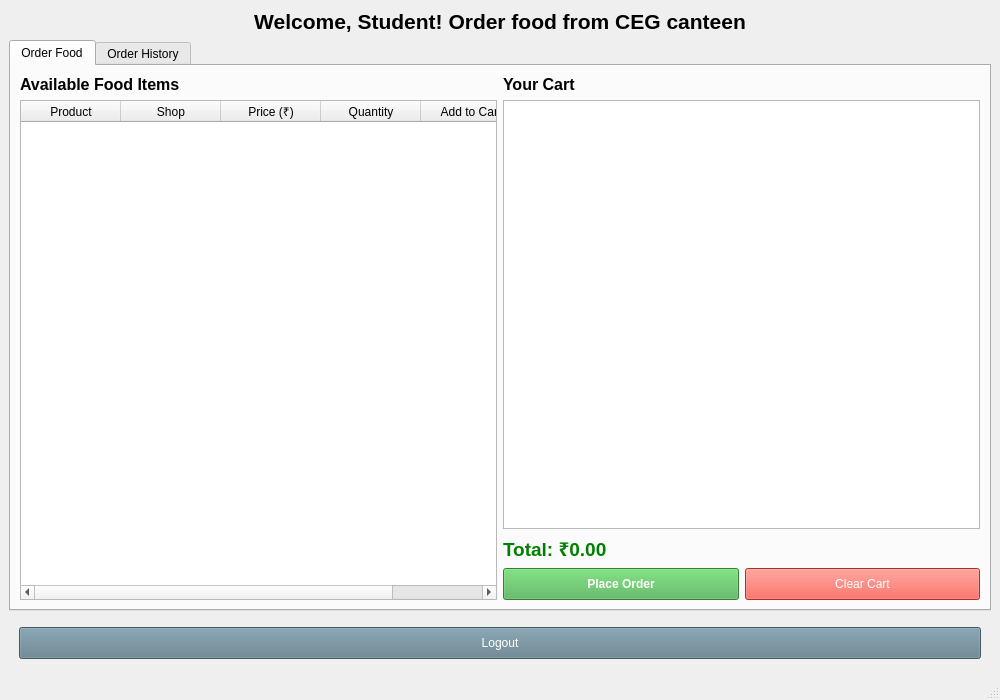
<?xml version="1.0" encoding="UTF-8"?>
<ui version="4.0">
 <class>studentwindow</class>
 <widget class="QMainWindow" name="studentwindow">
  <property name="geometry">
   <rect>
    <x>0</x>
    <y>0</y>
    <width>1000</width>
    <height>700</height>
   </rect>
  </property>
  <property name="windowTitle">
   <string>CEG SQUARE - Student Portal</string>
  </property>
  <widget class="QWidget" name="centralwidget">
   <layout class="QVBoxLayout" name="verticalLayout">
    <item>
     <widget class="QLabel" name="welcomeLabel">
      <property name="font">
       <font>
        <pointsize>16</pointsize>
        <bold>true</bold>
       </font>
      </property>
      <property name="text">
       <string>Welcome, Student! Order food from CEG canteen</string>
      </property>
      <property name="alignment">
       <set>Qt::AlignmentFlag::AlignCenter</set>
      </property>
     </widget>
    </item>
    <item>
     <widget class="QTabWidget" name="tabWidget">
      <property name="currentIndex">
       <number>0</number>
      </property>
      <widget class="QWidget" name="orderTab">
       <attribute name="title">
        <string>Order Food</string>
       </attribute>
       <layout class="QHBoxLayout" name="horizontalLayout">
        <item>
         <layout class="QVBoxLayout" name="verticalLayout_2">
          <item>
           <widget class="QLabel" name="productsLabel">
            <property name="font">
             <font>
              <pointsize>12</pointsize>
              <bold>true</bold>
             </font>
            </property>
            <property name="text">
             <string>Available Food Items</string>
            </property>
           </widget>
          </item>
          <item>
           <widget class="QTableWidget" name="productsTable">
            <property name="columnCount">
             <number>5</number>
            </property>
            <column>
             <property name="text">
              <string>Product</string>
             </property>
            </column>
            <column>
             <property name="text">
              <string>Shop</string>
             </property>
            </column>
            <column>
             <property name="text">
              <string>Price (₹)</string>
             </property>
            </column>
            <column>
             <property name="text">
              <string>Quantity</string>
             </property>
            </column>
            <column>
             <property name="text">
              <string>Add to Cart</string>
             </property>
            </column>
           </widget>
          </item>
         </layout>
        </item>
        <item>
         <layout class="QVBoxLayout" name="verticalLayout_3">
          <item>
           <widget class="QLabel" name="cartLabel">
            <property name="font">
             <font>
              <pointsize>12</pointsize>
              <bold>true</bold>
             </font>
            </property>
            <property name="text">
             <string>Your Cart</string>
            </property>
           </widget>
          </item>
          <item>
           <widget class="QListWidget" name="cartList"/>
          </item>
          <item>
           <widget class="QLabel" name="totalLabel">
            <property name="font">
             <font>
              <pointsize>14</pointsize>
              <bold>true</bold>
             </font>
            </property>
            <property name="styleSheet">
             <string notr="true">color: green;</string>
            </property>
            <property name="text">
             <string>Total: ₹0.00</string>
            </property>
           </widget>
          </item>
          <item>
           <layout class="QHBoxLayout" name="cartButtonsLayout">
            <item>
             <widget class="QPushButton" name="placeOrderButton">
              <property name="styleSheet">
               <string notr="true">background-color: #4CAF50; color: white; font-weight: bold; padding: 8px;</string>
              </property>
              <property name="text">
               <string>Place Order</string>
              </property>
             </widget>
            </item>
            <item>
             <widget class="QPushButton" name="clearCartButton">
              <property name="styleSheet">
               <string notr="true">background-color: #f44336; color: white; padding: 8px;</string>
              </property>
              <property name="text">
               <string>Clear Cart</string>
              </property>
             </widget>
            </item>
           </layout>
          </item>
         </layout>
        </item>
       </layout>
      </widget>
      <widget class="QWidget" name="historyTab">
       <attribute name="title">
        <string>Order History</string>
       </attribute>
       <layout class="QVBoxLayout" name="verticalLayout_4">
        <item>
         <widget class="QLabel" name="historyLabel">
          <property name="font">
           <font>
            <pointsize>12</pointsize>
            <bold>true</bold>
           </font>
          </property>
          <property name="text">
           <string>Your Order History</string>
          </property>
         </widget>
        </item>
        <item>
         <widget class="QTableWidget" name="historyTable">
          <property name="columnCount">
           <number>5</number>
          </property>
          <column>
           <property name="text">
            <string>Order ID</string>
           </property>
          </column>
          <column>
           <property name="text">
            <string>Shop</string>
           </property>
          </column>
          <column>
           <property name="text">
            <string>Total</string>
           </property>
          </column>
          <column>
           <property name="text">
            <string>Status</string>
           </property>
          </column>
          <column>
           <property name="text">
            <string>Date</string>
           </property>
          </column>
         </widget>
        </item>
       </layout>
      </widget>
     </widget>
    </item>
    <item>
     <widget class="QPushButton" name="logoutButton">
      <property name="styleSheet">
       <string notr="true">background-color: #607D8B; color: white; padding: 8px; margin: 10px;</string>
      </property>
      <property name="text">
       <string>Logout</string>
      </property>
     </widget>
    </item>
   </layout>
  </widget>
  <!-- ADD STATUS BAR -->
  <widget class="QStatusBar" name="statusbar"/>
 </widget>
 <resources/>
 <connections/>
</ui>
